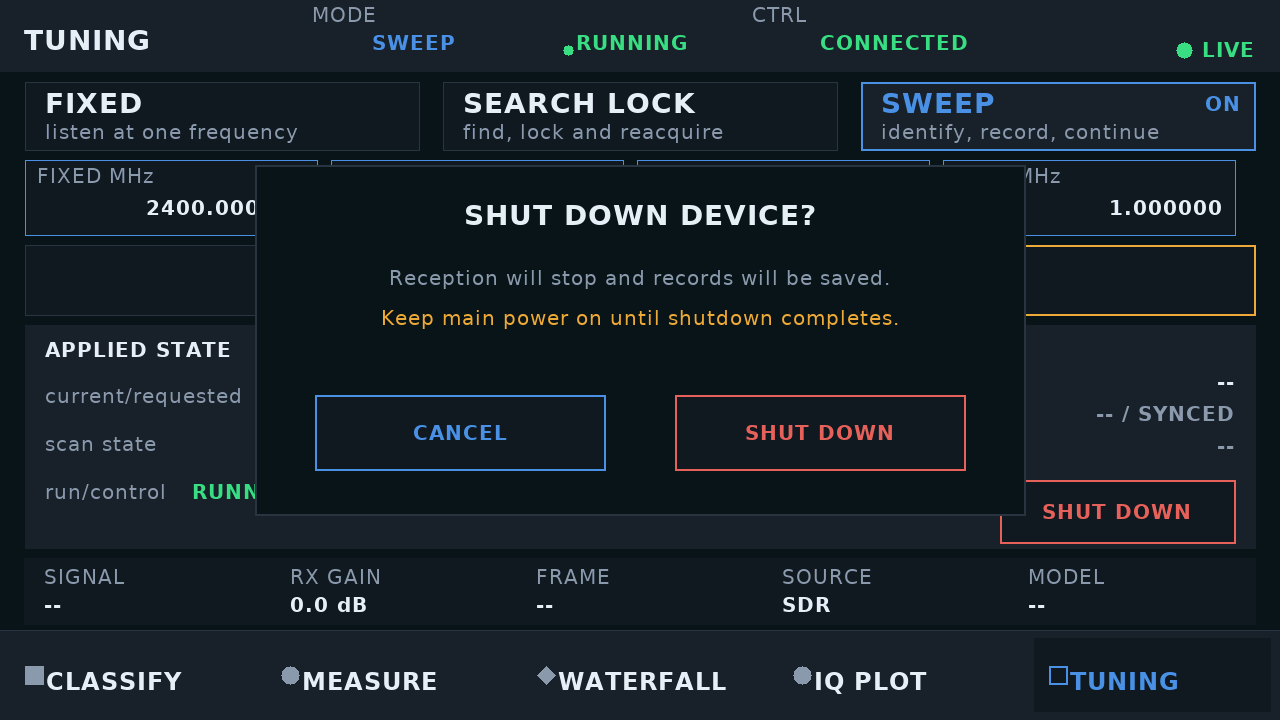
#> input picture engineering/ADDITIONAL_CANDIDATES_20261103/SHUTDOWN_UI_CANDIDATE/rml24_shutdown_ui_candidate_20261102/previews/candidate/modal_1.png, 1280 x 720 px, given in place of page_0.ppm, which was not available
$ python verify_pixels_and_scope.py
#> lines starting #> are read from the running program, lines starting #| are printed output that depends on the picture; after the words box and inside, x2 and y2 are one past the last pixel; in counts of white or black regions, pixels touching at a corner belong together
from pathlib import Path
from PIL import Image
import numpy as np,json,hashlib
R=Path('rml24_shutdown_ui_candidate_20261102');rows=[]
for page in range(5):
 a=np.array(Image.open(R/f'previews/baseline/page_{page}.ppm'));b=np.array(Image.open(R/f'previews/candidate/page_{page}.ppm'))
#> further down, a is the input picture: shape (720, 1280, 3); mean R, G, B 23.9, 33.4, 40.6
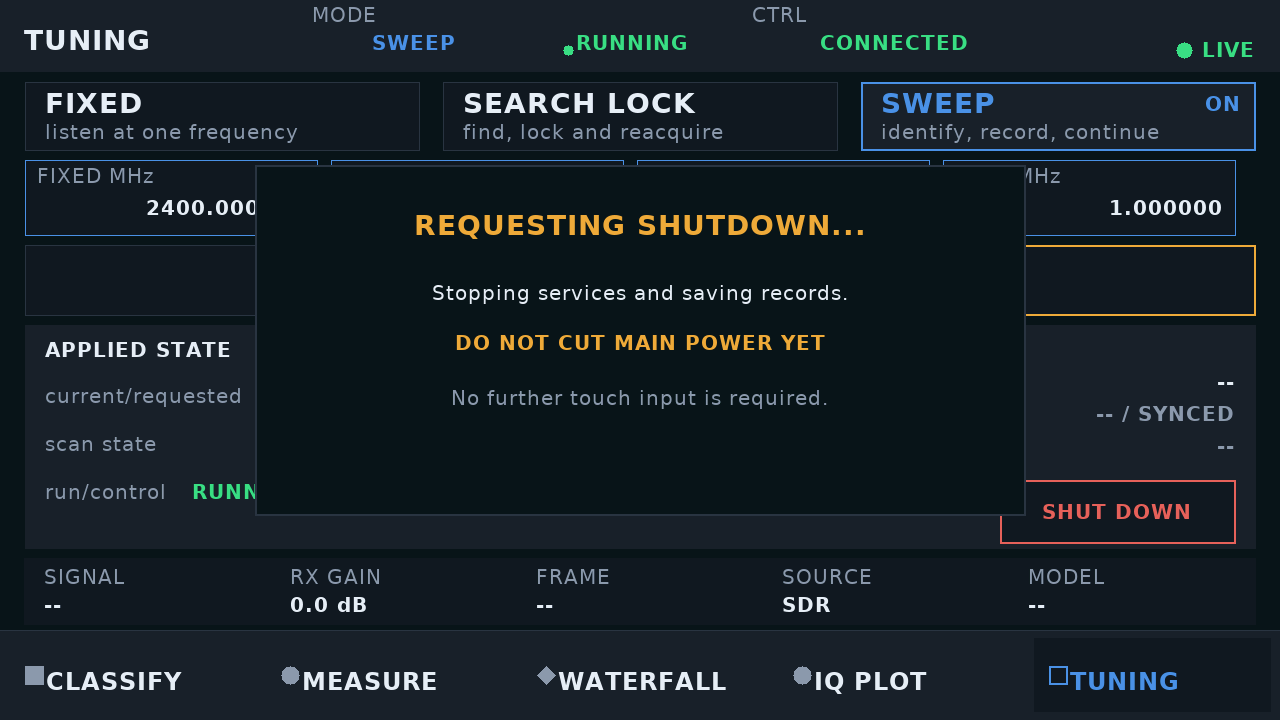
#> input picture engineering/ADDITIONAL_CANDIDATES_20261103/SHUTDOWN_UI_CANDIDATE/rml24_shutdown_ui_candidate_20261102/previews/candidate/modal_2.png, 1280 x 720 px, given in place of page_0.ppm, which was not available
#> further down, b is the input picture: shape (720, 1280, 3); mean R, G, B 23.4, 33, 39.3
 mask=np.any(a!=b,axis=2);outside=mask.copy();outside[325:549,650:1256]=False
#> after `mask = np.any(a != b, axis=2)`:
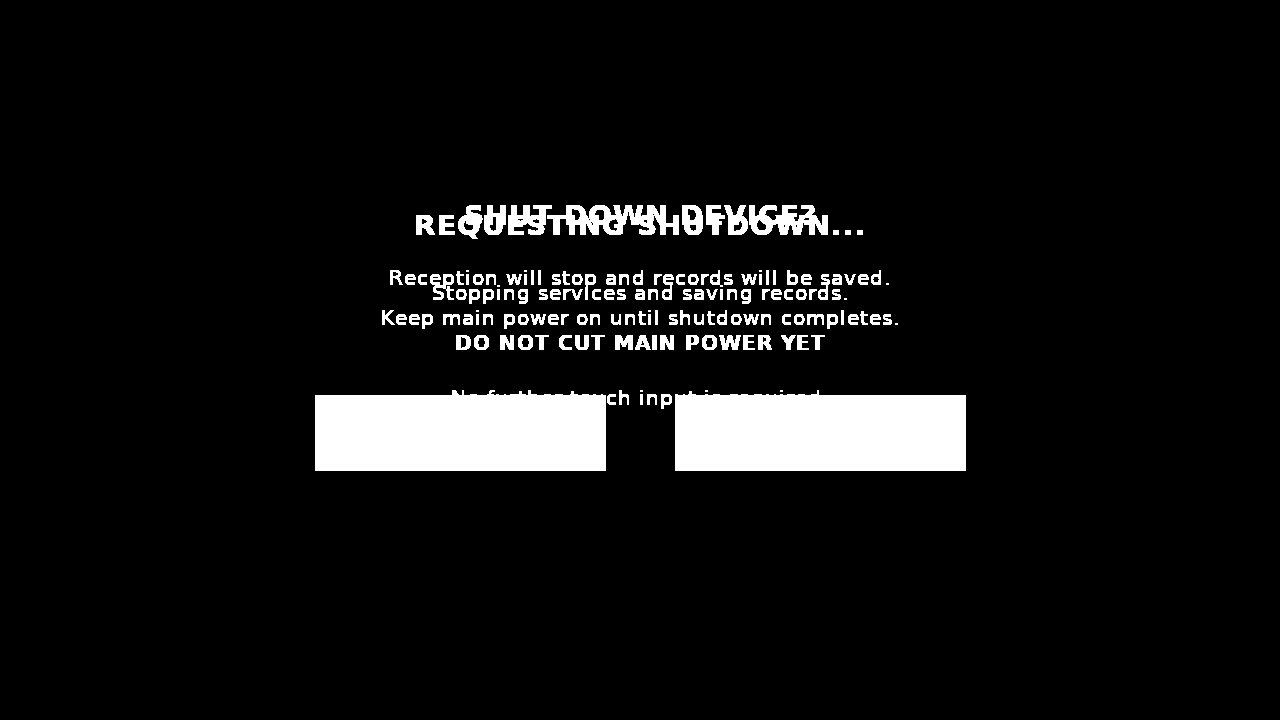
#> mask: shape (720, 1280) bool; 6.9% white; 152 white regions (12 under 20 px), largest, box (x1, y1, x2, y2) and area: (315, 390, 606, 471) 22278, (675, 390, 966, 471) 22210, (547, 205, 679, 235) 2367
#> after `outside[325:549, 650:1256] = False`:
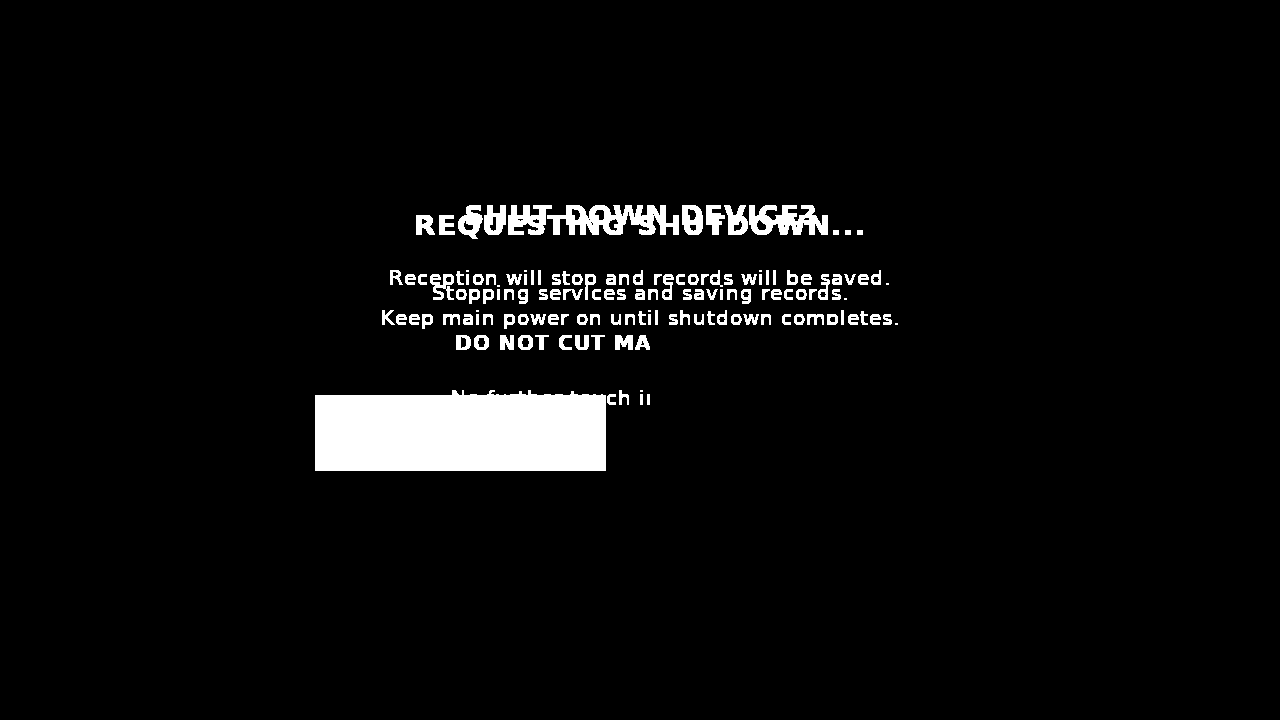
#> outside: shape (720, 1280) bool; 4.3% white; 138 white regions (10 under 20 px), largest, box (x1, y1, x2, y2) and area: (315, 390, 606, 471) 22278, (547, 205, 679, 235) 2367, (749, 205, 828, 235) 1531
#> (the run stopped early here; a loop or call above may not have finished)
